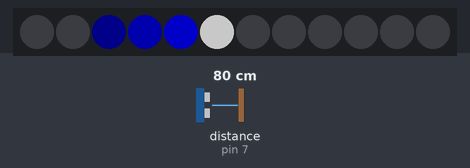
This sketch was run on a simulated Arduino Uno, built with avr-gcc and run on an emulated ATmega328P. On the bench: 12 RGB LEDs in strip order, left to right. The test bench sets the inputs (shaded band); at power-on: distance to the obstacle (sensor on pin 7) 80 cm. The echo pulse lasts 58.3 µs per cm; dim RGB values are drawn brighter than linear; what the sketch prints to the serial monitor is not drawn.

Above: at 2.2 s.
2.3 s: distance to the obstacle (sensor on pin 7) set to 2 cm
At 3.5 s:
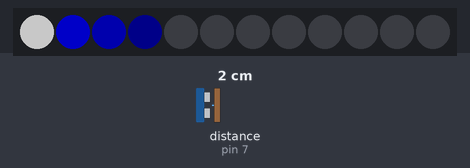
3.8 s: distance to the obstacle (sensor on pin 7) set to 9 cm
At 4.1 s:
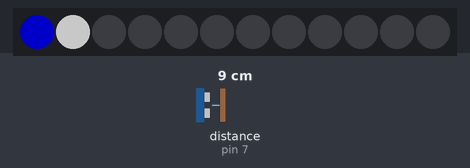
5.3 s: distance to the obstacle (sensor on pin 7) set to 35 cm
At 6.2 s:
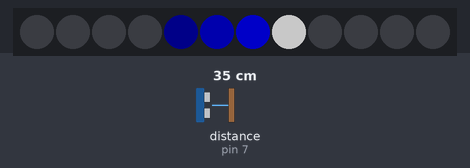
6.8 s: distance to the obstacle (sensor on pin 7) set to 18 cm
At 7.5 s:
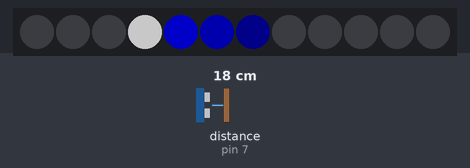
Timing chart, 0 to 9.3 s (numbered marks = the images above; inputs shaded):
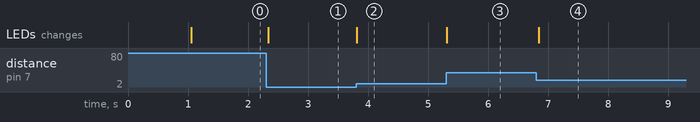

The sketch:

ping-lab.ino
```cpp
//
// http://playground.arduino.cc/Code/NewPing
// Example NewPing library sketch that does a ping about 20 times per second.
// ---------------------------------------------------------------------------

#include <Adafruit_NeoPixel.h>
#include <NewPing.h>

#define LEDPIN 12 // connect the Data In pin
#define NUMBER_PIXELS 12// connect the Data In pin
Adafruit_NeoPixel strip = Adafruit_NeoPixel(NUMBER_PIXELS, LEDPIN, NEO_GRB + NEO_KHZ800);

#define TRIGGER_PIN  6  // Arduino pin tied to trigger pin on the ultrasonic sensor.
#define ECHO_PIN     7  // Arduino pin tied to echo pin on the ultrasonic sensor.
#define MAX_DISTANCE 200 // Maximum distance we want to ping for (in centimeters). Maximum sensor distance is rated at 400-500cm.

NewPing sonar(TRIGGER_PIN, ECHO_PIN, MAX_DISTANCE); // NewPing setup of pins and maximum distance.

unsigned int LED_index = 0;
unsigned int old_index1 = 0;
unsigned int old_index2 = 0;
unsigned int old_index3 = 0;
unsigned int uS = 0;
unsigned int distance_in_cm = 0;
unsigned int direction = 0;

void setup() {
  strip.begin(); // initialize memory for the LED strip
  strip.setPixelColor(0, 255, 0, 0); //
  strip.setPixelColor(1, 0, 255, 0); //
  strip.setPixelColor(2, 0, 0, 255); //
  strip.show();
  delay(1000);
  Serial.begin(9600); // Open serial monitor at 9600 baud to see ping results.
  Serial.print("Start");
}

void loop() {
  delay(50);                      // Wait 50ms between pings (about 20 pings/sec). 29ms should be the shortest delay between pings.
  uS = sonar.ping(); // Send ping, get ping time in microseconds (uS).
  distance_in_cm = uS / US_ROUNDTRIP_CM;
  Serial.print("Ping: ");
  Serial.print(distance_in_cm); // Convert ping time to distance in cm and print result (0 = outside set distance range)
  Serial.print("cm ");

  // map from
  LED_index = map(distance_in_cm, 0, 50, 0, NUMBER_PIXELS - 1) % NUMBER_PIXELS; // convert to index into LED strip

  // redraw only if we have a change
  if (LED_index != old_index1) {
    if (LED_index > old_index1)
      {
        direction = 1;
      }
      else {
         direction = -1;
      }
    Serial.print("Index=");
    Serial.println(LED_index); // Convert ping time to distance in cm and print result (0 = outside set distance range)
    for (int i=0; i < NUMBER_PIXELS; i++) {
      strip.setPixelColor(i, 0, 0, 0);
    };
    strip.setPixelColor(LED_index, 100, 100, 100); // turn redraw the new pixel
    strip.setPixelColor(LED_index - direction, 0, 0, 100); // recolor old pixel
    strip.setPixelColor(LED_index - direction * 2, 0, 0, 50); // turn off the old pixel
    strip.setPixelColor(LED_index - direction * 3, 0, 0, 10); // turn off the old pixel
    strip.show();

    old_index1 = LED_index;
    old_index2 = old_index1;
    old_index3 = old_index2;
    strip.show();
  };

}
```

Measured:
- after the input at 2.3 s, the LEDs: change at once (image 1)
- after the input at 3.8 s, the LEDs: change at once (image 2)
- after the input at 5.3 s, the LEDs: change at once (image 3)
- after the input at 6.8 s, the LEDs: change after 0.05 s (image 4)
